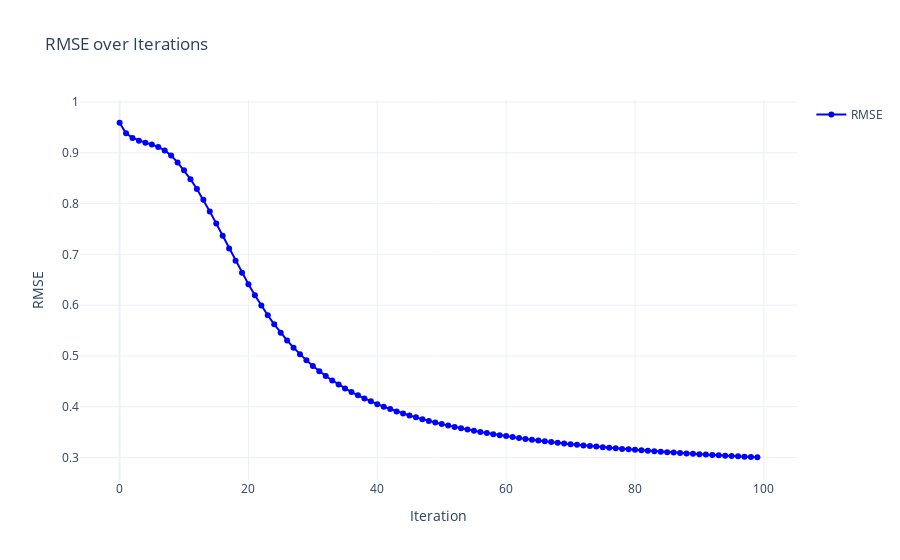

The code cell stored with this chart in its notebook:
### Markdown cell above
## With this parameters : - 

K (Number of latent factors): 50

alpha (Learning rate): 0.01

beta (Regularization parameter): 0.01

iterations: 100

### Code cell
import plotly.graph_objects as go

# Extract iteration numbers and RMSE values
iterations = [x[0] for x in training_process]
errors = [x[1] for x in training_process]

# Create the plot
fig = go.Figure()

# Add a line plot
fig.add_trace(go.Scatter(
    x=iterations,
    y=errors,
    mode='lines+markers',
    name='RMSE',
    line=dict(color='blue'),
    marker=dict(symbol='circle')
))

# Update layout
fig.update_layout(
    title='RMSE over Iterations',
    xaxis_title='Iteration',
    yaxis_title='RMSE',
    template='plotly_white',
    showlegend=True
)

# Show the plot
fig.show()

### Figure 1 — Plotly figure (JSON) as saved in the notebook; plotly's stock layout.template omitted (floating-point values rounded to 4 significant figures)
{"data": [{"line": {"color": "blue"}, "marker": {"symbol": "circle"}, "mode": "lines+markers", "name": "RMSE", "type": "scatter", "x": [0, 1, 2, 3, 4, 5, 6, 7, 8, 9, 10, 11, 12, 13, 14, 15, 16, 17, 18, 19, 20, 21, 22, 23, 24, 25, 26, 27, 28, 29, 30, 31, 32, 33, 34, 35, 36, 37, 38, 39, 40, 41, 42, 43, 44, 45, 46, 47, 48, 49, 50, 51, 52, 53, 54, 55, 56, 57, 58, 59, 60, 61, 62, 63, 64, 65, 66, 67, 68, 69, 70, 71, 72, 73, 74, 75, 76, 77, 78, 79, 80, 81, 82, 83, 84, 85, 86, 87, 88, 89, 90, 91, 92, 93, 94, 95, 96, 97, 98, 99], "y": [0.9591, 0.9382, 0.9293, 0.9239, 0.92, 0.9162, 0.9116, 0.9046, 0.8946, 0.8811, 0.8655, 0.8481, 0.8286, 0.8074, 0.7846, 0.7608, 0.7364, 0.7118, 0.6875, 0.6638, 0.641, 0.6194, 0.5991, 0.58, 0.5621, 0.5457, 0.5305, 0.5163, 0.5033, 0.4913, 0.4801, 0.4699, 0.4604, 0.4517, 0.4436, 0.436, 0.4289, 0.4223, 0.4162, 0.4105, 0.405, 0.4, 0.3953, 0.3908, 0.3866, 0.3827, 0.379, 0.3753, 0.372, 0.3688, 0.3657, 0.3628, 0.3601, 0.3575, 0.355, 0.3526, 0.3503, 0.3481, 0.3459, 0.3439, 0.3421, 0.3401, 0.3383, 0.3366, 0.335, 0.3335, 0.332, 0.3305, 0.329, 0.3277, 0.3263, 0.325, 0.3238, 0.3226, 0.3214, 0.3202, 0.319, 0.318, 0.3169, 0.316, 0.315, 0.3141, 0.3132, 0.3121, 0.3113, 0.3105, 0.3096, 0.3087, 0.308, 0.3073, 0.3064, 0.3058, 0.305, 0.3043, 0.3037, 0.303, 0.3023, 0.3017, 0.301, 0.3005]}], "layout": {"autosize": true, "showlegend": true, "title": {"text": "RMSE over Iterations"}, "xaxis": {"autorange": true, "range": [-6.004, 105.0], "title": {"text": "Iteration"}, "type": "linear"}, "yaxis": {"autorange": true, "range": [0.2461, 1.013], "title": {"text": "RMSE"}, "type": "linear"}}}
